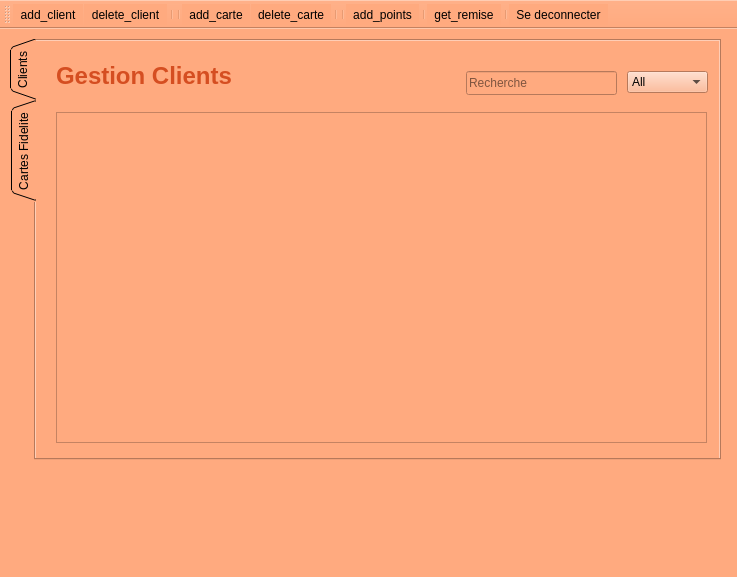
<?xml version="1.0" encoding="UTF-8"?>
<ui version="4.0">
 <class>gestion_aziz</class>
 <widget class="QMainWindow" name="gestion_aziz">
  <property name="geometry">
   <rect>
    <x>0</x>
    <y>0</y>
    <width>737</width>
    <height>577</height>
   </rect>
  </property>
  <property name="windowTitle">
   <string>MainWindow</string>
  </property>
  <property name="styleSheet">
   <string notr="true">background-color: rgb(255, 170, 127);
background-image: url(:/new/prefix1/img/hand-painted-watercolor-background-with-sky-clouds-shape_24972-1095.jpg);</string>
  </property>
  <widget class="QWidget" name="centralwidget">
   <widget class="QTabWidget" name="tabWidget">
    <property name="geometry">
     <rect>
      <x>10</x>
      <y>10</y>
      <width>711</width>
      <height>421</height>
     </rect>
    </property>
    <property name="styleSheet">
     <string notr="true">background-image: url(:/res/img/hand-painted-watercolor-background-with-sky-clouds-shape_24972-1095.jpg);
background-image: url(:/new/prefix1/img/hand-painted-watercolor-background-with-sky-clouds-shape_24972-1095.jpg);</string>
    </property>
    <property name="tabPosition">
     <enum>QTabWidget::West</enum>
    </property>
    <property name="tabShape">
     <enum>QTabWidget::Triangular</enum>
    </property>
    <property name="currentIndex">
     <number>0</number>
    </property>
    <widget class="QWidget" name="tab">
     <attribute name="title">
      <string>Clients</string>
     </attribute>
     <widget class="QLineEdit" name="rech_client">
      <property name="geometry">
       <rect>
        <x>430</x>
        <y>30</y>
        <width>151</width>
        <height>24</height>
       </rect>
      </property>
      <property name="placeholderText">
       <string>Recherche</string>
      </property>
      <property name="clearButtonEnabled">
       <bool>true</bool>
      </property>
     </widget>
     <widget class="QTableView" name="table_client">
      <property name="geometry">
       <rect>
        <x>20</x>
        <y>71</y>
        <width>651</width>
        <height>331</height>
       </rect>
      </property>
      <property name="styleSheet">
       <string notr="true"/>
      </property>
      <property name="sortingEnabled">
       <bool>true</bool>
      </property>
      <attribute name="horizontalHeaderCascadingSectionResizes">
       <bool>true</bool>
      </attribute>
      <attribute name="horizontalHeaderShowSortIndicator" stdset="0">
       <bool>true</bool>
      </attribute>
      <attribute name="horizontalHeaderStretchLastSection">
       <bool>false</bool>
      </attribute>
     </widget>
     <widget class="QLabel" name="label">
      <property name="geometry">
       <rect>
        <x>20</x>
        <y>20</y>
        <width>251</width>
        <height>31</height>
       </rect>
      </property>
      <property name="styleSheet">
       <string notr="true">color: rgb(213, 78, 33);</string>
      </property>
      <property name="text">
       <string>&lt;html&gt;&lt;head/&gt;&lt;body&gt;&lt;p&gt;&lt;span style=&quot; font-size:18pt; font-weight:600; color:#d54e21;&quot;&gt;Gestion Clients&lt;/span&gt;&lt;/p&gt;&lt;/body&gt;&lt;/html&gt;</string>
      </property>
     </widget>
     <widget class="QComboBox" name="client_sel_col">
      <property name="geometry">
       <rect>
        <x>591</x>
        <y>30</y>
        <width>81</width>
        <height>22</height>
       </rect>
      </property>
      <item>
       <property name="text">
        <string>All</string>
       </property>
      </item>
      <item>
       <property name="text">
        <string>ID</string>
       </property>
      </item>
      <item>
       <property name="text">
        <string>Nom</string>
       </property>
      </item>
      <item>
       <property name="text">
        <string>Naissance</string>
       </property>
      </item>
      <item>
       <property name="text">
        <string>Mail</string>
       </property>
      </item>
      <item>
       <property name="text">
        <string>Ajout</string>
       </property>
      </item>
     </widget>
    </widget>
    <widget class="QWidget" name="tab_2">
     <attribute name="title">
      <string>Cartes Fidelite</string>
     </attribute>
     <widget class="QTableView" name="table_carte">
      <property name="geometry">
       <rect>
        <x>10</x>
        <y>70</y>
        <width>651</width>
        <height>381</height>
       </rect>
      </property>
      <property name="styleSheet">
       <string notr="true">background-image: url(:/new/prefix1/img/hand-painted-watercolor-background-with-sky-clouds-shape_24972-1095.jpg);</string>
      </property>
      <property name="selectionMode">
       <enum>QAbstractItemView::ExtendedSelection</enum>
      </property>
      <property name="sortingEnabled">
       <bool>true</bool>
      </property>
      <attribute name="horizontalHeaderShowSortIndicator" stdset="0">
       <bool>true</bool>
      </attribute>
     </widget>
     <widget class="QLabel" name="label_4">
      <property name="geometry">
       <rect>
        <x>30</x>
        <y>20</y>
        <width>241</width>
        <height>31</height>
       </rect>
      </property>
      <property name="text">
       <string>&lt;html&gt;&lt;head/&gt;&lt;body&gt;&lt;p&gt;&lt;span style=&quot; font-size:18pt; font-weight:600; color:#d54e21;&quot;&gt;Gestion Cartes&lt;/span&gt;&lt;/p&gt;&lt;/body&gt;&lt;/html&gt;</string>
      </property>
     </widget>
     <widget class="QLineEdit" name="rech_carte">
      <property name="geometry">
       <rect>
        <x>430</x>
        <y>30</y>
        <width>141</width>
        <height>24</height>
       </rect>
      </property>
      <property name="placeholderText">
       <string>Recherche</string>
      </property>
      <property name="clearButtonEnabled">
       <bool>true</bool>
      </property>
     </widget>
     <widget class="QComboBox" name="carte_sel_col">
      <property name="geometry">
       <rect>
        <x>580</x>
        <y>30</y>
        <width>81</width>
        <height>22</height>
       </rect>
      </property>
      <item>
       <property name="text">
        <string>All</string>
       </property>
      </item>
      <item>
       <property name="text">
        <string>ID</string>
       </property>
      </item>
      <item>
       <property name="text">
        <string>Client</string>
       </property>
      </item>
      <item>
       <property name="text">
        <string>Points</string>
       </property>
      </item>
      <item>
       <property name="text">
        <string>Remise</string>
       </property>
      </item>
      <item>
       <property name="text">
        <string>Ajout</string>
       </property>
      </item>
     </widget>
    </widget>
   </widget>
  </widget>
  <widget class="QMenuBar" name="menubar">
   <property name="geometry">
    <rect>
     <x>0</x>
     <y>0</y>
     <width>737</width>
     <height>26</height>
    </rect>
   </property>
  </widget>
  <widget class="QStatusBar" name="statusbar"/>
  <widget class="QToolBar" name="toolBar">
   <property name="windowTitle">
    <string>toolBar</string>
   </property>
   <property name="styleSheet">
    <string notr="true">background-color: rgb(255, 170, 127);</string>
   </property>
   <attribute name="toolBarArea">
    <enum>TopToolBarArea</enum>
   </attribute>
   <attribute name="toolBarBreak">
    <bool>false</bool>
   </attribute>
   <addaction name="actionadd_client"/>
   <addaction name="actiondelete_client"/>
   <addaction name="separator"/>
   <addaction name="separator"/>
   <addaction name="actionadd_carte"/>
   <addaction name="actiondelete_carte"/>
   <addaction name="separator"/>
   <addaction name="separator"/>
   <addaction name="actionadd_points"/>
   <addaction name="separator"/>
   <addaction name="actionget_remise"/>
   <addaction name="separator"/>
   <addaction name="actiondeconnecter"/>
  </widget>
  <action name="actionadd_client">
   <property name="icon">
    <iconset>
     <normaloff>img/user-add-icon---shine-set-add-new-user-add-user-30.png</normaloff>
     <normalon>:/new/prefix1/img/user-add-icon---shine-set-add-new-user-add-user-30.png</normalon>img/user-add-icon---shine-set-add-new-user-add-user-30.png</iconset>
   </property>
   <property name="text">
    <string>add_client</string>
   </property>
  </action>
  <action name="actiondelete_client">
   <property name="icon">
    <iconset>
     <normaloff>img/images.png</normaloff>
     <normalon>:/new/prefix1/img/images.png</normalon>img/images.png</iconset>
   </property>
   <property name="text">
    <string>delete_client</string>
   </property>
  </action>
  <action name="actionadd_carte">
   <property name="icon">
    <iconset resource="resources.qrc">
     <normaloff>:/new/prefix1/img/Add-icon.png</normaloff>
     <normalon>:/res/img/Add-icon.png</normalon>:/new/prefix1/img/Add-icon.png</iconset>
   </property>
   <property name="text">
    <string>add_carte</string>
   </property>
  </action>
  <action name="actiondelete_carte">
   <property name="icon">
    <iconset>
     <normaloff>img/delete-icon.png</normaloff>
     <normalon>:/new/prefix1/img/delete-icon.png</normalon>img/delete-icon.png</iconset>
   </property>
   <property name="text">
    <string>delete_carte</string>
   </property>
  </action>
  <action name="actionadd_points">
   <property name="icon">
    <iconset>
     <normalon>:/new/prefix1/img/archiver.jpg</normalon>
    </iconset>
   </property>
   <property name="text">
    <string>add_points</string>
   </property>
  </action>
  <action name="actionget_remise">
   <property name="icon">
    <iconset>
     <normalon>:/new/prefix1/img/ajouter article.jpg</normalon>
    </iconset>
   </property>
   <property name="text">
    <string>get_remise</string>
   </property>
  </action>
  <action name="actiondeconnecter">
   <property name="icon">
    <iconset>
     <normaloff>img/Windows-Log-Off-icon.png</normaloff>
     <normalon>:/new/prefix1/img/Windows-Log-Off-icon.png</normalon>img/Windows-Log-Off-icon.png</iconset>
   </property>
   <property name="text">
    <string>Se deconnecter</string>
   </property>
   <property name="toolTip">
    <string>deconnecter</string>
   </property>
   <property name="shortcut">
    <string>Ctrl+O</string>
   </property>
  </action>
 </widget>
 <resources>
  <include location="resources.qrc"/>
 </resources>
 <connections/>
</ui>
